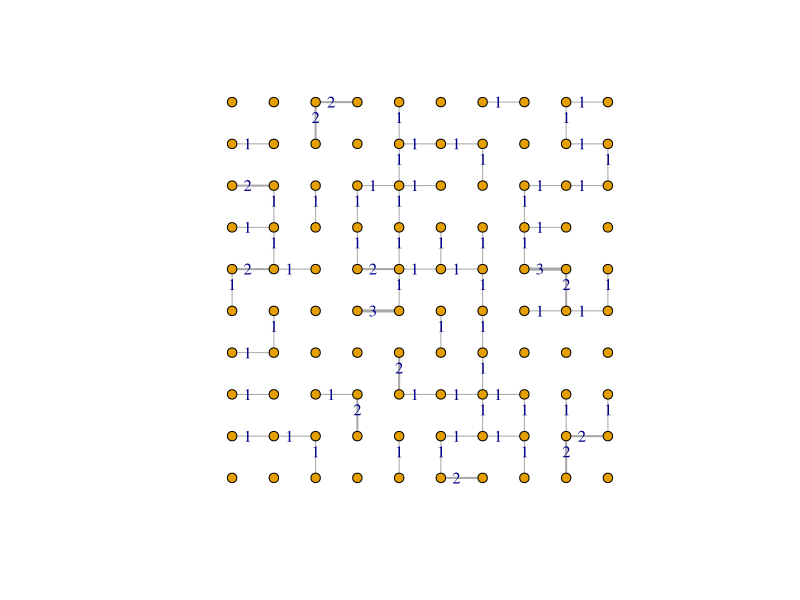
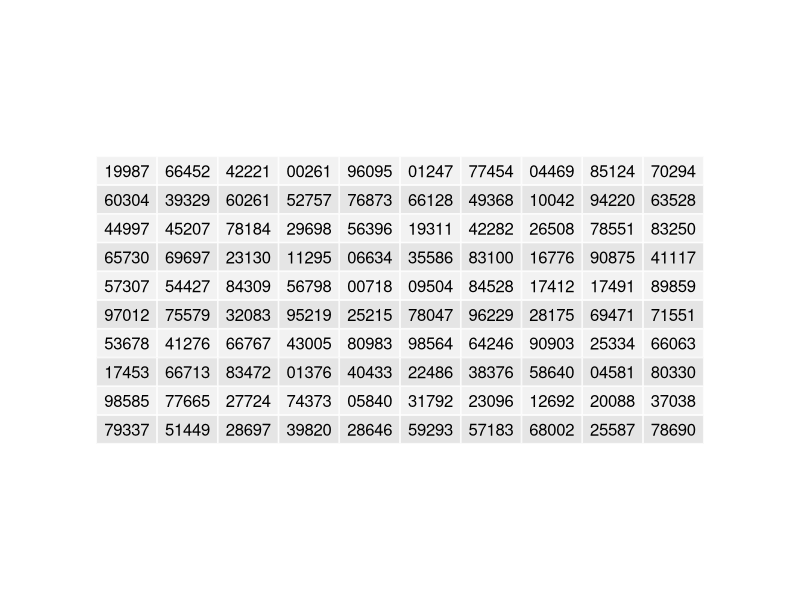
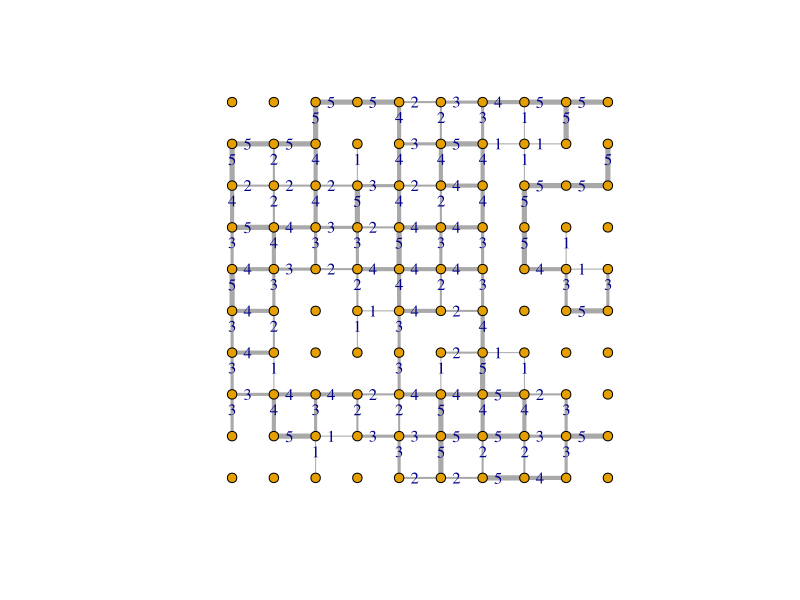

These figures' R source, in order: (Note: this script raises an error after producing the figures.)
#' zt\b ---
#' title: "R Notebook"
#' output: html_notebook
#' ---
#' 
#' This project examines the process of different cultures influencing each other to become more alike. We explore the effect of changing the complexity of a cultural make-up and the size of the grid we are working on. 
#' 
#' We carry this out by working on a 10x10 grid of nodes - which we can call 'villages'. Each village is assigned a code of 5 numbers from 0-9. This code represents the village's culture, with each number being a cultural trait and the values 0-9 for these numbers representing different features of that trait. If two neighbouring villages share a trait in common they are able to influence one another - a successful influence event involves one village changing the trait of a target village to match theirs. The more similar two villages' cultures are the more likely an influence event will occur. This simulation will ideally run until there are no more villages that can influence each other.
#' 
#' Below we first write the function to generate a culture - as we can see we are making a 5 number code of numbers from 0-9. Later on when we are experimenting with changing culture complexity the number of features and traits can vary.
#' 
#' We then initialise our experiment by creating the grid, all the nodes on it and the associated culture for each node.
#' 
## ------------------------------------------------------------------------------------------------------
# Load necessary libraries
library(igraph)
library(gridExtra)

# Function to generate a node's culture (5 random numbers between 0 and 9)
generate_culture <- function() {
  sample(0:9, 5, replace = TRUE)
}

# Initialize a 10x10 grid of nodes
grid_size <- 10
nodes <- matrix(nrow = grid_size, ncol = grid_size)
cultures <- matrix(list(), nrow = grid_size, ncol = grid_size)
sequences <- matrix("", nrow = grid_size, ncol = grid_size)

# Function to calculate common culture considering position
common_culture <- function(culture1, culture2) {
  sum(culture1 == culture2)
}

for (i in 1:grid_size) {
  for (j in 1:grid_size) {
    culture <- generate_culture()
    cultures[i, j] <- list(culture)
    sequences[i, j] <- paste(culture, collapse = "")
  }
}

#' 
#' We create a small function that determines the similarity of two cultures
#' 
## ------------------------------------------------------------------------------------------------------
# Create a graph
g <- make_empty_graph(directed = FALSE)

# Add vertices with coordinates
layout_matrix <- matrix(0, nrow = grid_size^2, ncol = 2)
for (i in 1:grid_size) {
  for (j in 1:grid_size) {
    g <- add_vertices(g, 1, name = paste(i, j, sep = "_"))
    layout_matrix[(i-1)*grid_size + j, ] <- c(j, grid_size - i + 1)
  }
}

#' 
## ------------------------------------------------------------------------------------------------------
# Add edges based on common culture considering position
for (i in 1:grid_size) {
  for (j in 1:grid_size) {
    current_culture <- cultures[[i, j]]
    if (i < grid_size) {
      # Neighbor to the right
      right_culture <- cultures[[i + 1, j]]
      common <- common_culture(current_culture, right_culture)
      if (common > 0) {
        g <- add_edges(g, c(paste(i, j, sep = "_"), paste(i + 1, j, sep = "_")), weight = common)
      }
    }
    if (j < grid_size) {
      # Neighbor below
      below_culture <- cultures[[i, j + 1]]
      common <- common_culture(current_culture, below_culture)
      if (common > 0) {
        g <- add_edges(g, c(paste(i, j, sep = "_"), paste(i, j + 1, sep = "_")), weight = common)
      }
    }
  }
}

#' 
## ------------------------------------------------------------------------------------------------------
# Create a table of node sequences
table_plot <- tableGrob(sequences)

# Plot the graph with a fixed layout
plot(g, layout = layout_matrix, vertex.label = NA, edge.label = E(g)$weight, vertex.size = 5, edge.width = E(g)$weight, edge.arrow.size = 0.5)

# Arrange table and network plot side by side
grid.arrange(table_plot, ncol = 1)

#' 
## ------------------------------------------------------------------------------------------------------


#' 
#' 
## ------------------------------------------------------------------------------------------------------
# Function to perform cultural influence
cultural_influence <- function() {
  # Select a random node A
  node_A <- sample(V(g), 1)
  A_coords <- as.integer(strsplit(V(g)$name[node_A], "_")[[1]])
  A_culture <- cultures[[A_coords[1], A_coords[2]]]
  
  # Find the neighbors of node A
  neighbors <- adjacent_vertices(g, node_A)
  if (length(neighbors[[1]]) == 0) return()
  
  # Select a random neighbor B
  node_B <- sample(neighbors[[1]], 1)
  B_coords <- as.integer(strsplit(V(g)$name[node_B], "_")[[1]])
  B_culture <- cultures[[B_coords[1], B_coords[2]]]
  
  # Calculate similarity
  S <- common_culture(A_culture, B_culture)
  N <- length(A_culture)
  similarity <- S / N
  
  # Only proceed if they have at least one trait in common but not all
  if (S > 0 && S < N) {
    # With probability S/N, have one trait of A change to one from B
    if (runif(1) < similarity) {
      # Select a random position to change
      pos <- sample(which(A_culture != B_culture), 1)
      A_culture[pos] <- B_culture[pos]
      cultures[[A_coords[1], A_coords[2]]] <<- A_culture
      sequences[A_coords[1], A_coords[2]] <<- paste(A_culture, collapse = "")
    }
  }
}

#' 
#' 
#' 
## ------------------------------------------------------------------------------------------------------
total_steps <- 100000
segment_steps <- 20000
num_segments <- total_steps / segment_steps

# Initialize an empty list to store plots
plots <- vector("list", num_segments)

for (i in 1:num_segments) {
  for (j in 1:segment_steps) {
    cultural_influence()
  }

  # After each segment, update the graph and save the plot
  g <- graph.empty(directed = FALSE)
  
  # Add vertices with coordinates
  for (x in 1:grid_size) {
    for (y in 1:grid_size) {
      g <- add_vertices(g, 1, name = paste(x, y, sep = "_"))
    }
  }
  
  # Add edges based on updated cultures
  for (x in 1:grid_size) {
    for (y in 1:grid_size) {
      current_culture <- cultures[[x, y]]
      if (x < grid_size) {
        # Neighbor to the right
        right_culture <- cultures[[x + 1, y]]
        common <- common_culture(current_culture, right_culture)
        if (common > 0) {
          g <- add_edges(g, c(paste(x, y, sep = "_"), paste(x + 1, y, sep = "_")), weight = common)
        }
      }
      if (y < grid_size) {
        # Neighbor below
        below_culture <- cultures[[x, y + 1]]
        common <- common_culture(current_culture, below_culture)
        if (common > 0) {
          g <- add_edges(g, c(paste(x, y, sep = "_"), paste(x, y + 1, sep = "_")), weight = common)
        }
      }
    }
  }

  # Create a table of updated node sequences
  table_plot <- tableGrob(sequences)
  
  # Save the plot to the list
  plots[[i]] <- arrangeGrob(
    grobs = list(table_plot, 
                 plot(g, layout = layout_matrix, vertex.label = NA, edge.label = E(g)$weight, 
                      vertex.size = 5, edge.width = E(g)$weight, edge.arrow.size = 0.5)),
    ncol = 1
  )
}

# Display all the plots
grid.arrange(grobs = plots, ncol = 1)

#' 
#' 
## ------------------------------------------------------------------------------------------------------
##the problem with the above simulation is that it spends a long long while filtering between two very very similar regions bu still slightly different

#' 
#' 
#' 
#' 
#' 
#' ## PART 2: COUNTING NUMBER OF STABLE REGIONS
#' 
## ------------------------------------------------------------------------------------------------------
generate_culture <- function(num_features, num_traits) {
  sample(0:(num_traits - 1), num_features, replace = TRUE)
}

grid_size <- 10
nodes <- matrix(nrow = grid_size, ncol = grid_size)
cultures <- matrix(list(), nrow = grid_size, ncol = grid_size)
sequences <- matrix("", nrow = grid_size, ncol = grid_size)


#' 
#' 
#' 
#' 
## ------------------------------------------------------------------------------------------------------
for (i in 1:3) {
  for (j in 1:3) {
    num_features <- 5 * i
    num_traits <- 5 * j
    
    # Initialize cultures and sequences matrices
    for (k in 1:grid_size) {
      for (l in 1:grid_size) {
        culture <- generate_culture(num_features, num_traits)
        cultures[k, l] <- list(culture)
        sequences[k, l] <- paste(culture, collapse = "")
      }
    }
    
    g <- graph.empty(directed = FALSE)

    # Add vertices with coordinates
    layout_matrix <- matrix(0, nrow = grid_size^2, ncol = 2)
    for (m in 1:grid_size) {
      for (n in 1:grid_size) {
        g <- add_vertices(g, 1, name = paste(m, n, sep = "_"))
        layout_matrix[(m-1)*grid_size + n, ] <- c(n, grid_size - m + 1)
      }
    }
    
    # Add edges based on initial cultures
    for (m in 1:grid_size) {
      for (n in 1:grid_size) {
        current_culture <- cultures[[m, n]]
        if (m < grid_size) {
          # Neighbor to the right
          right_culture <- cultures[[m + 1, n]]
          common <- common_culture(current_culture, right_culture)
          if (common > 0) {
            g <- add_edges(g, c(paste(m, n, sep = "_"), paste(m + 1, n, sep = "_")), weight = common)
          }
        }
        if (n < grid_size) {
          # Neighbor below
          below_culture <- cultures[[m, n + 1]]
          common <- common_culture(current_culture, below_culture)
          if (common > 0) {
            g <- add_edges(g, c(paste(m, n, sep = "_"), paste(m, n + 1, sep = "_")), weight = common)
          }
        }
      }
    }
    
    total_steps <- 100000
    segment_steps <- 20000
    num_segments <- total_steps / segment_steps

    for (seg in 1:num_segments) {
      for (step in 1:segment_steps) {
        cultural_influence()
      }

      # Update the graph after cultural influence
      g <- graph.empty(directed = FALSE)
      for (m in 1:grid_size) {
        for (n in 1:grid_size) {
          g <- add_vertices(g, 1, name = paste(m, n, sep = "_"))
        }
      }
      
      for (m in 1:grid_size) {
        for (n in 1:grid_size) {
          current_culture <- cultures[[m, n]]
          if (m < grid_size) {
            # Neighbor to the right
            right_culture <- cultures[[m + 1, n]]
            common <- common_culture(current_culture, right_culture)
            if (common > 0) {
              g <- add_edges(g, c(paste(m, n, sep = "_"), paste(m + 1, n, sep = "_")), weight = common)
            }
          }
          if (n < grid_size) {
            # Neighbor below
            below_culture <- cultures[[m, n + 1]]
            common <- common_culture(current_culture, below_culture)
            if (common > 0) {
              g <- add_edges(g, c(paste(m, n, sep = "_"), paste(m, n + 1, sep = "_")), weight = common)
            }
          }
        }
      }
    }
  
    # Calculate the number of stable regions in the final graph
    clusters <- components(g)
    stable_regions <- sum(clusters$csize > 1)

    # Print the number of stable regions
    cat("Number of stable regions (Features:", num_features, ", Traits:", num_traits, "):", stable_regions, "\n")
  }
}

#' 
#' ## PART 3: VARYING GRID SIZE
#' 
## ------------------------------------------------------------------------------------------------------
# Range of grid sizes (from 5x5 to 50x50, in steps of 5)
grid_sizes <- seq(5, 50, by = 5)

# Fixed number of features and traits
num_features <- 5
num_traits <- 15

for (grid_size in grid_sizes) {
  # Initialize cultures and sequences matrices
  cultures <- matrix(list(), nrow = grid_size, ncol = grid_size)
  sequences <- matrix("", nrow = grid_size, ncol = grid_size)
  
  for (k in 1:grid_size) {
    for (l in 1:grid_size) {
      culture <- generate_culture(num_features, num_traits)
      cultures[k, l] <- list(culture)
      sequences[k, l] <- paste(culture, collapse = "")
    }
  }
  
  g <- graph.empty(directed = FALSE)

  # Add vertices with coordinates
  layout_matrix <- matrix(0, nrow = grid_size^2, ncol = 2)
  for (m in 1:grid_size) {
    for (n in 1:grid_size) {
      g <- add_vertices(g, 1, name = paste(m, n, sep = "_"))
      layout_matrix[(m-1)*grid_size + n, ] <- c(n, grid_size - m + 1)
    }
  }
  
  # Add edges based on initial cultures
  for (m in 1:grid_size) {
    for (n in 1:grid_size) {
      current_culture <- cultures[[m, n]]
      if (m < grid_size) {
        # Neighbor to the right
        right_culture <- cultures[[m + 1, n]]
        common <- common_culture(current_culture, right_culture)
        if (common > 0) {
          g <- add_edges(g, c(paste(m, n, sep = "_"), paste(m + 1, n, sep = "_")), weight = common)
        }
      }
      if (n < grid_size) {
        # Neighbor below
        below_culture <- cultures[[m, n + 1]]
        common <- common_culture(current_culture, below_culture)
        if (common > 0) {
          g <- add_edges(g, c(paste(m, n, sep = "_"), paste(m, n + 1, sep = "_")), weight = common)
        }
      }
    }
  }
  
  total_steps <- 10000 * grid_size
  segment_steps <- 2000 * grid_size
  num_segments <- total_steps / segment_steps

  for (seg in 1:num_segments) {
    for (step in 1:segment_steps) {
      cultural_influence()
    }

    # Update the graph after cultural influence
    g <- graph.empty(directed = FALSE)
    for (m in 1:grid_size) {
      for (n in 1:grid_size) {
        g <- add_vertices(g, 1, name = paste(m, n, sep = "_"))
      }
    }
    
    for (m in 1:grid_size) {
      for (n in 1:grid_size) {
        current_culture <- cultures[[m, n]]
        if (m < grid_size) {
          # Neighbor to the right
          right_culture <- cultures[[m + 1, n]]
          common <- common_culture(current_culture, right_culture)
          if (common > 0) {
            g <- add_edges(g, c(paste(m, n, sep = "_"), paste(m + 1, n, sep = "_")), weight = common)
          }
        }
        if (n < grid_size) {
          # Neighbor below
          below_culture <- cultures[[m, n + 1]]
          common <- common_culture(current_culture, below_culture)
          if (common > 0) {
            g <- add_edges(g, c(paste(m, n, sep = "_"), paste(m, n + 1, sep = "_")), weight = common)
          }
        }
      }
    }
  }

  # Calculate the number of stable regions in the final graph
  clusters <- components(g)
  stable_regions <- sum(clusters$csize > 1)

  # Print the number of stable regions
  cat("Number of stable regions for grid size", grid_size, "x", grid_size, ":", stable_regions, "\n")
}

#' 
#' ## JANUARY UPDATE
#' Work on making the above section more efficient
#' -NEW: task to vary the degree k of each node.
#' 
## ------------------------------------------------------------------------------------------------------
cultural_influence <- function(g, cultures) {
  node_A <- sample(V(g), 1)
  neighbors <- neighbors(g, node_A)
  if (length(neighbors) == 0) return(cultures)
  
  node_B <- sample(neighbors, 1)
  
  A_culture <- cultures[[node_A]]
  B_culture <- cultures[[node_B]]
  
  # Calculate similarity
  S <- sum(A_culture == B_culture)
  N <- length(A_culture)
  similarity <- S / N
  
  if (S > 0 && S < N && runif(1) < similarity) {
    differing <- which(A_culture != B_culture)
    change_idx <- sample(differing, 1)
    A_culture[change_idx] <- B_culture[change_idx]
    cultures[[node_A]] <- A_culture
  }
  
  cultures
}

#' 
## ------------------------------------------------------------------------------------------------------
# Simulation parameters
num_nodes <- 30
num_features <- 5
num_traits <- 10
k_values <- seq(1, 10) # k-nearest neighbors to test
steps <- 100000          # Number of cultural influence steps per simulation

# Store results
stable_regions_results <- numeric(length(k_values))

#' 
## ------------------------------------------------------------------------------------------------------
# Perform simulations
for (idx in seq_along(k_values)) {
  k <- k_values[idx]
  cat("Running simulation for k =", k, "\n")
  
  # Create lattice graph
  g <- graph.lattice(dimvector = num_nodes, nei = k, directed = FALSE, periodic = TRUE)
  
  # Initialize cultures
  cultures <- replicate(vcount(g), generate_culture(num_features, num_traits), simplify = FALSE)
  
  # Run cultural influence
  for (step in seq_len(steps)) {
    cultures <- cultural_influence(g, cultures)
  }
  
  # Determine stable regions
  # Two nodes are in the same region if their cultures are identical
  culture_strings <- sapply(cultures, paste, collapse = "")
  unique_cultures <- unique(culture_strings)
  stable_regions_results[idx] <- length(unique_cultures)
}

#' 
## ------------------------------------------------------------------------------------------------------
library(ggplot2)

# Create results dataframe
results <- data.frame(
  k = k_values,
  stable_regions = stable_regions_results
)

# Print results
print(results)

# Plot the results
ggplot(results, aes(x = k, y = stable_regions)) +
  geom_line() +
  geom_point() +
  labs(
    title = "Stable Regions vs. Node Degree",
    x = "Node Degree (k)",
    y = "Number of Stable Regions"
  ) +
  theme_minimal()

#' 
## ------------------------------------------------------------------------------------------------------
# Simulation parameters
num_features <- 5
num_traits <- 10
node_values <- seq(10, 150, by = 10) # Number of nodes to test
k <- 2                               # Fixed k-nearest neighbors
steps <- 100000                      # Number of cultural influence steps per simulation

# Store results
stable_regions_results <- numeric(length(node_values))

# Perform simulations
for (idx in seq_along(node_values)) {
  num_nodes <- node_values[idx]
  cat("Running simulation for num_nodes =", num_nodes, "\n")
  
  # Create lattice graph
  g <- graph.lattice(dimvector = num_nodes, nei = k, directed = FALSE, periodic = TRUE)
  
  # Initialize cultures
  cultures <- replicate(vcount(g), generate_culture(num_features, num_traits), simplify = FALSE)
  
  # Run cultural influence
  for (step in seq_len(steps)) {
    cultures <- cultural_influence(g, cultures)
  }
  
  # Determine stable regions
  culture_strings <- sapply(cultures, paste, collapse = "")
  unique_cultures <- unique(culture_strings)
  stable_regions_results[idx] <- length(unique_cultures)
}

#' 
## ------------------------------------------------------------------------------------------------------
print(stable_regions_results)

#' 
#' 
## ------------------------------------------------------------------------------------------------------
library(ggplot2)

# Create results dataframe
results <- data.frame(
  num_nodes = node_values,
  stable_regions = stable_regions_results
)

# Print results
print(results)

# Plot the results
ggplot(results, aes(x = num_nodes, y = stable_regions)) +
  geom_line() +
  geom_point() +
  labs(
    title = "Stable Regions vs. Number of Nodes",
    x = "Number of Nodes",
    y = "Number of Stable Regions"
  ) +
  theme_minimal()

#' 
